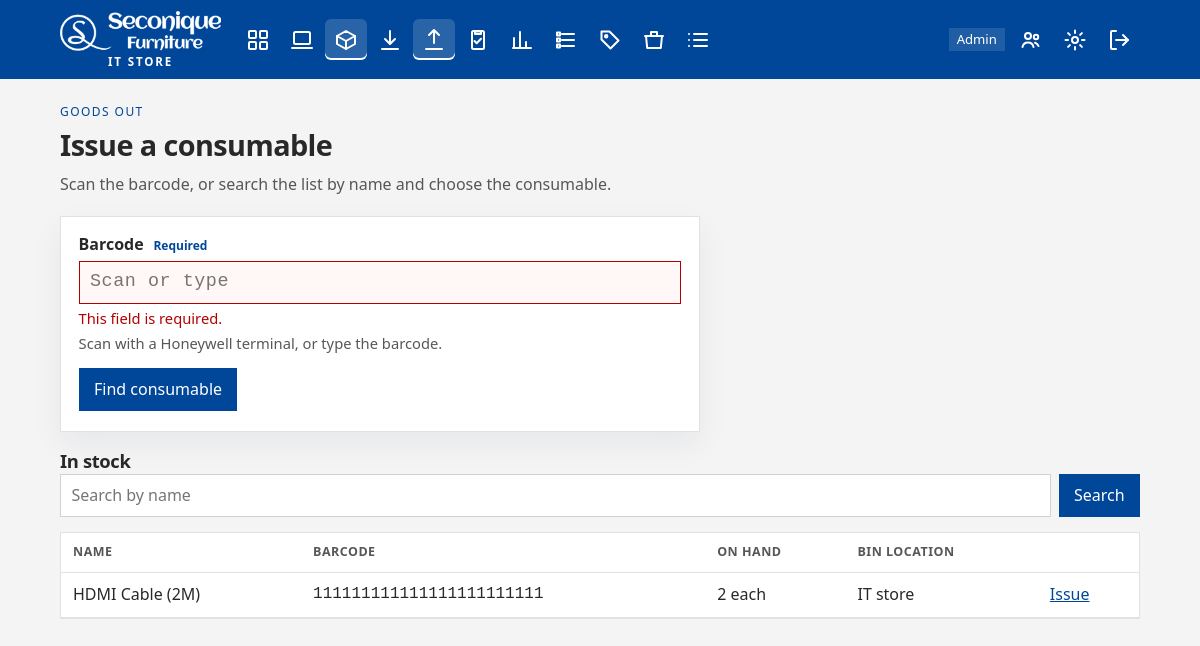
/goods-out/consumable/ (signed in), run on the app's committed database.
### stockroom/models.py (models this page shows, shortened)
class Consumable(models.Model):
    barcode = models.CharField(max_length=64, primary_key=True)
    name = models.CharField(max_length=200)
    category = models.CharField(max_length=100)
    attributes = models.TextField(
        blank=True,
        help_text="Separate each attribute with a comma, for example: HDMI, 2m, black.",
    )
    unit = models.CharField(max_length=30, default="each")
    quantity_on_hand = models.PositiveIntegerField(default=0)
    reorder_level = models.PositiveIntegerField(default=0)
    reorder_quantity = models.PositiveIntegerField(default=1)
    max_qty_to_hold = models.PositiveIntegerField(
        "max qty to hold",
        default=0,
        help_text="The most of this item the store should keep. Zero means there is no maximum.",
    )
    location = models.CharField("bin location", max_length=100, blank=True)
    supplier = models.CharField(max_length=200, blank=True)
    notes = models.TextField(blank=True)
    updated_at = models.DateTimeField(auto_now=True)
    class Meta:
        db_table = "consumables"
        ordering = ["name", "barcode"]
        indexes = [
            models.Index(fields=["category"], name="consumable_category_idx"),
        ]

### stockroom/views/movements.py (the view)
@role_required(STANDARD, ADMIN)
def goods_out_consumable(request):
    form = ScanForm()
    item = None
    issue_form = None
    lookup_error = ""
    query = ""
    if request.method == "POST":
        step = request.POST.get("step")
        if step == "confirm":
            barcode = request.POST.get("barcode", "").strip()
            item = get_object_or_404(Consumable, pk=barcode)
            issue_form = ConsumableIssueForm(
                request.POST, stock=item.quantity_on_hand, unit=item.unit
            )
            if issue_form.is_valid():
                try:
                    updated = issue_consumable(
                        item,
                        issue_form.cleaned_data["quantity"],
                        request.user,
                        issue_form.cleaned_data["issued_to"],
                        issue_form.cleaned_data["notes"],
                    )
                except StockError as exc:
                    messages.error(request, str(exc))
                else:
                    messages.success(
                        request,
                        f"Issued {issue_form.cleaned_data['quantity']} {updated.unit} of {updated.name}.",
                    )
                    return redirect("consumable_detail", barcode=updated.pk)
        else:
            form = ScanForm(request.POST)
            if form.is_valid():
                item, lookup_error = _consumable_ready_to_issue(form.cleaned_data["barcode"])
                if lookup_error:
                    form.add_error("barcode", lookup_error)
                    item = None
                    lookup_error = ""
                else:
                    issue_form = ConsumableIssueForm(stock=item.quantity_on_hand, unit=item.unit)
    else:
        query = request.GET.get("q", "").strip()
        selected = request.GET.get("barcode", "").strip()
        if not selected and query and Consumable.objects.filter(pk=query).exists():
            selected = query
            query = ""
        if selected:
            item, lookup_error = _consumable_ready_to_issue(selected)
            if item is not None:
                issue_form = ConsumableIssueForm(stock=item.quantity_on_hand, unit=item.unit)
    page_obj = None
    if item is None:
        matches = _consumable_matches(
            query, Consumable.objects.filter(quantity_on_hand__gt=0)
        )
        page_obj = paginate(request, matches)
    return render(
        request,
        "stockroom/goods/consumable_out.html",
        {
            "form": form,
            "item": item,
            "issue_form": issue_form,
            "query": query,
            "page_obj": page_obj,
            "lookup_error": lookup_error,
        },
    )

### stockroom/forms.py (shortened to what this page needs)
class ScanForm(StyledForm):
    barcode = forms.CharField(
        max_length=64,
        label="Barcode",
        widget=_barcode_widget("submit"),
        help_text="Scan with a Honeywell terminal, or type the barcode.",
    )

### stockroom/context_processors.py (called while the page is built)
def stockroom_context(request):
    user = request.user
    if not user.is_authenticated:
        return {"scanner_auto_submit": True, "store_role": None}
    prefs = get_settings(user)
    return {
        "store_role": primary_role(user),
        "is_store_admin": has_role(user, (ADMIN,)),
        "is_operational": has_role(user, OPERATIONAL),
        "can_report": has_role(user, REPORTING_ACCESS),
        "scanner_auto_submit": prefs.scanner_auto_submit,
        "store_settings": prefs,
    }

### stockroom/forms.py (called while the page is built)
def _style(form):
    for field in form.fields.values():
        css = field.widget.attrs.get("class", "")
        if "input" not in css.split():
            field.widget.attrs["class"] = f"{css} input".strip()
    return form

### stockroom/models.py (called while the page is built)
def get_settings(user):
    setting, _created = UserSetting.objects.get_or_create(user=user)
    return setting

### stockroom/roles.py (called while the page is built, shortened)
def role_names(user):
    if not getattr(user, "is_authenticated", False):
        return set()
    names = set(user.groups.values_list("name", flat=True))
    if user.is_superuser:
        names.add(ADMIN)
    return names

def has_role(user, roles):
    return bool(role_names(user) & set(roles))

def primary_role(user):
    names = role_names(user)
    if ADMIN in names:
        return ADMIN

### stockroom/views/common.py (called while the page is built)
def role_required(*roles):
    def decorator(view):
        @login_required
        @wraps(view)
        def wrapper(request, *args, **kwargs):
            if not has_role(request.user, roles):
                messages.error(
                    request, "Your account does not have access to that page."
                )
                return redirect(home_url_name(request.user))
            return view(request, *args, **kwargs)
        return wrapper
    return decorator

def paginate(request, queryset):
    prefs = get_settings(request.user)
    paginator = Paginator(queryset, prefs.records_per_page or 25)
    return paginator.get_page(request.GET.get("page"))

### stockroom/views/movements.py (called while the page is built, shortened)
def _consumable_matches(query, queryset):
    if not query:
        return queryset

### stockroom/templates/stockroom/goods/consumable_out.html (shortened to what this page needs)
{% extends "stockroom/base.html" %}
{% block content %}
<header class="page-head">
  <div>
    <p class="eyebrow">Goods out</p>
    <h1>Issue a consumable</h1>
    {% if not item %}<p class="lede">Scan the barcode, or search the list by name and choose the consumable.</p>{% endif %}
  </div>
</header>
{% if item and issue_form %}
  <form class="panel form-card" method="post" data-validate data-confirm="Issue {{ item.name }} and write it to the usage log?">
    {% csrf_token %}
    <input type="hidden" name="step" value="confirm">
    <input type="hidden" name="barcode" value="{{ item.barcode }}">
    <p class="lede"><span class="mono">{{ item.barcode }}</span> · {{ item.name }} · {{ item.quantity_on_hand }} {{ item.unit }} on hand</p>
    {% if issue_form.non_field_errors %}<div class="banner banner-error">{{ issue_form.non_field_errors }}</div>{% endif %}
    {% include "stockroom/partials/field.html" with field=issue_form.quantity %}
    {% include "stockroom/partials/field.html" with field=issue_form.issued_to %}
    {% include "stockroom/partials/field.html" with field=issue_form.notes %}
    <div class="form-actions">
      <button class="btn btn-primary" type="submit">Confirm issue</button>
      <a class="btn btn-ghost" href="{% url 'goods_out_consumable' %}">Scan a different item</a>
    </div>
  </form>
{% else %}
  <form class="panel form-card" method="post" data-validate>
    {% include "stockroom/partials/field.html" with field=form.barcode %}
    <button class="btn btn-primary" type="submit">Find consumable</button>
  </form>
  <h2>In stock</h2>
  {% include "stockroom/partials/name_search.html" %}
  {% if page_obj.paginator.count %}
    <div class="table-wrap">
      <table>
        <thead>
          <tr>
            <th>Name</th><th>Barcode</th><th>On hand</th><th>Bin location</th><th></th>
          </tr>
        </thead>
        <tbody>
          {% for row in page_obj %}
            <tr>
              <td data-label="Name">{{ row.name }}</td>
              <td data-label="Barcode" class="mono">{{ row.barcode }}</td>
              <td data-label="On hand">{{ row.quantity_on_hand }} {{ row.unit }}</td>
              <td data-label="Bin location">{{ row.location|default:"—" }}</td>
              <td data-label=""><a href="?barcode={{ row.barcode|urlencode }}">Issue</a></td>
            </tr>
          {% endfor %}
        </tbody>
      </table>
    </div>
  {% else %}
    <section class="panel empty-panel">
      <h2>No consumables match</h2>
      <p>Try another name, or scan the barcode.</p>
    </section>
  {% endif %}
{% endif %}
{% endblock %}

### stockroom/templates/stockroom/base.html (shortened to what this page needs)
<!DOCTYPE html>
<html lang="en-GB">
<head>
  {% load static %}
  <link rel="stylesheet" href="{% static 'stockroom/css/app.css' %}?v=14">
</head>
<body class="{% block body_class %}{% endblock %}" data-scanner-submit="{{ scanner_auto_submit|yesno:'true,false' }}">
  {% block nav %}
  <header class="topbar">
    <div class="topbar-inner">
      <a class="brand" href="{% url 'home' %}">
        <img src="{% static 'stockroom/img/seconique-logo-white.png' %}?v=2" alt="Seconique Furniture">
        <small>IT Store</small>
      </a>
      <nav class="nav" aria-label="Primary">
        {% if is_operational %}
          <a href="{% url 'dashboard' %}" aria-label="Dashboard" >{% include "stockroom/partials/icon.html" with icon="dashboard" %}</a>
          <a href="{% url 'asset_list' %}" aria-label="Assets" >{% include "stockroom/partials/icon.html" with icon="assets" %}</a>
          <a href="{% url 'consumable_list' %}" aria-label="Consumables" {% if 'consumable' in request.resolver_match.url_name %}aria-current="page"{% endif %}>{% include "stockroom/partials/icon.html" with icon="consumables" %}<span class="nav-tip">Consumables</span></a>
          <a href="{% url 'goods_in' %}" aria-label="Goods in" >{% include "stockroom/partials/icon.html" with icon="goods-in" %}</a>
          <a href="{% url 'goods_out' %}" aria-label="Goods out" {% if 'goods_out' in request.resolver_match.url_name %}aria-current="page"{% endif %}>{% include "stockroom/partials/icon.html" with icon="goods-out" %}<span class="nav-tip">Goods out</span></a>
          <a href="{% url 'stocktake_home' %}" aria-label="Stocktake" >{% include "stockroom/partials/icon.html" with icon="stocktake" %}</a>
        {% endif %}
        {% if can_report %}
          <a href="{% url 'analytics' %}" aria-label="Analytics" >{% include "stockroom/partials/icon.html" with icon="analytics" %}</a>
        {% endif %}
        {% if is_operational or can_report %}
          <a href="{% url 'store_contents' %}" aria-label="Store list" >{% include "stockroom/partials/icon.html" with icon="contents" %}</a>
          <a href="{% url 'attribute_report' %}" aria-label="Attributes" >{% include "stockroom/partials/icon.html" with icon="attributes" %}</a>
          {% if is_store_admin %}
            <a href="{% url 'bin_location_list' %}" aria-label="Bin locations" >{% include "stockroom/partials/icon.html" with icon="bins" %}</a>
          {% endif %}
          <a href="{% url 'usage_list' %}" aria-label="Usage" >{% include "stockroom/partials/icon.html" with icon="usage" %}</a>
        {% endif %}
      </nav>
      <div class="account">
        {% if store_role %}<span class="role">{{ store_role }}</span>{% endif %}
        {% if is_store_admin %}
          <a class="icon-btn" href="{% url 'user_list' %}" aria-label="Users" >{% include "stockroom/partials/icon.html" with icon="users" %}</a>
        {% endif %}
        <a class="icon-btn" href="{% url 'user_settings' %}" aria-label="Settings">{% include "stockroom/partials/icon.html" with icon="settings" %}<span class="nav-tip">Settings</span></a>
        <form method="post" action="{% url 'logout' %}">
          <button type="submit" class="icon-btn" aria-label="Sign out">{% include "stockroom/partials/icon.html" with icon="sign-out" %}<span class="nav-tip">Sign out</span></button>
        </form>
      </div>
    </div>
  </header>
  {% endblock %}
  <main class="page">
    {% block content %}{% endblock %}
  </main>
</body>
</html>

### stockroom/static/stockroom/css/app.css (style rules this page uses)
:root { --ink: #282828; --muted: #575757; --paper: #f4f4f4; --panel: #ffffff; --line: #e1e1e1; --pine: #004699; --pine-deep: #00356e; --copper: #004699; --copper-soft: #e0eaec; --good: #1f7a4d; --good-soft: #e5f3eb; --warn: #8a5a12; --warn-soft: #f8efd8; --bad: #b30000; --bad-soft: #f8e4e2; --shadow: 0 12px 30px rgba(0, 35, 80, 0.06); color: var(--ink); background: var(--paper); font-family: "Segoe UI", "Avenir Next", sans-serif; line-height: 1.45; }
* { box-sizing: border-box; }
body { margin: 0; min-height: 100vh; }
a { color: var(--pine); }
h1, h2 { font-weight: 650; letter-spacing: -0.02em; margin: 0; }
h1 { font-size: 1.8rem; }
h2 { font-size: 1.15rem; }
.topbar { background: var(--pine); color: #ffffff; position: sticky; top: 0; z-index: 30; }
.topbar a { color: inherit; text-decoration: none; }
.topbar-inner { max-width: 1120px; margin: 0 auto; padding: 0.7rem 1.25rem; display: flex; gap: 1rem; align-items: center; flex-wrap: wrap; }
.brand { display: flex; flex-direction: column; align-items: center; gap: 0.2rem; }
.brand img { height: 42px; width: auto; display: block; }
.brand small { color: #ffffff; letter-spacing: 0.16em; text-transform: uppercase; font-size: 0.72rem; font-weight: 700; line-height: 1; }
.nav, .account { display: flex; flex-wrap: wrap; gap: 0.15rem; align-items: center; }
.account { margin-left: auto; }
.nav a, .icon-btn { position: relative; display: inline-flex; align-items: center; justify-content: center; width: 2.6rem; height: 2.6rem; padding: 0; border: 0; border-radius: 6px; background: transparent; color: #ffffff; cursor: pointer; }
.nav a[aria-current="page"], .icon-btn[aria-current="page"] { background: rgba(255, 255, 255, 0.16); box-shadow: inset 0 -2px 0 #ffffff; }
.role { background: rgba(255, 255, 255, 0.12); padding: 0.15rem 0.5rem; font-size: 0.82rem; margin-right: 0.2rem; }
.page { max-width: 1120px; margin: 0 auto; padding: 1.5rem 1.25rem 3rem; }
.page-head, .form-actions, .page-actions { display: flex; gap: 1rem; justify-content: space-between; align-items: flex-start; flex-wrap: wrap; }
.page-head { margin-bottom: 1.25rem; }
.eyebrow { text-transform: uppercase; letter-spacing: 0.12em; font-size: 0.75rem; color: var(--copper); margin: 0 0 0.25rem; }
.lede { color: var(--muted); margin: 0.4rem 0 0; }
.mono { font-family: Consolas, "Courier New", monospace; }
.panel, .auth-card, .choice { background: var(--panel); border: 1px solid var(--line); box-shadow: var(--shadow); }
.panel { padding: 1rem 1.1rem 1.2rem; margin-bottom: 1rem; }
.table-wrap { overflow-x: auto; background: var(--panel); border: 1px solid var(--line); margin-bottom: 0.8rem; }
table { width: 100%; border-collapse: collapse; }
th, td { text-align: left; padding: 0.65rem 0.75rem; border-bottom: 1px solid var(--line); vertical-align: top; }
th { font-size: 0.78rem; letter-spacing: 0.04em; text-transform: uppercase; color: var(--muted); }
.form-card { max-width: 40rem; }
.input, select.input, textarea.input { width: 100%; min-height: 2.7rem; padding: 0.45rem 0.65rem; border: 1px solid #d1d1d1; background: white; color: var(--ink); font: inherit; }
.barcode-input { font-family: Consolas, "Courier New", monospace; font-size: 1.15rem; letter-spacing: 0.03em; }
.field.is-invalid .input { border-color: var(--bad); background: #fff8f7; }
.btn { display: inline-flex; align-items: center; justify-content: center; min-height: 2.7rem; padding: 0.4rem 0.9rem; border: 1px solid transparent; font: inherit; cursor: pointer; text-decoration: none; }
.btn-primary { background: var(--copper); color: white; }

### data on the page
Consumable: name "HDMI Cable (2M)", barcode "111111111111111111111111", quantity_on_hand "2", unit "each", location "IT store"

### other printed values
{{ store_role }} "Admin"
{{ field.label }} "Barcode"
{{ field.help_text }} "Scan with a Honeywell terminal, or type the barcode."
